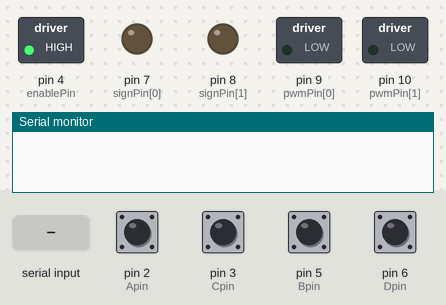
Bench run of a sketch on a simulated Arduino Uno, built with avr-gcc and run on an emulated ATmega328P. Shown: switched loads named in the sketch (green lamp = pin HIGH), output pins drawn as LEDs (lit = HIGH), the last lines printed to the serial monitor. The test bench sets the inputs (shaded band); at power-on: pin 2 (Apin), pin 3 (Cpin), pin 5 (Bpin), pin 6 (Dpin) HIGH.

Above: at 1.2 s.
1.3 s: pin 3 (Cpin) pulled LOW for 0.15 s
At 1.8 s:
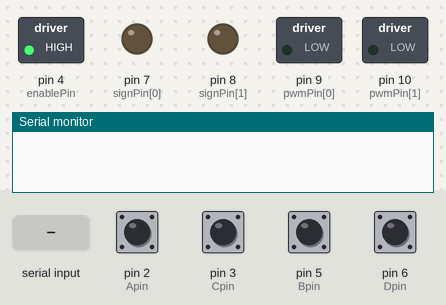
2.9 s: "W" received over Serial
At 3.3 s:
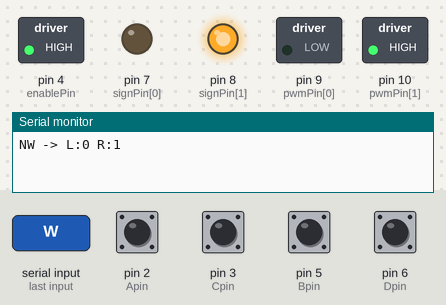
4.4 s: pin 2 (Apin) pulled LOW for 1 s
At 6.4 s:
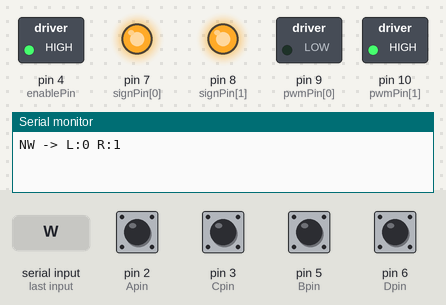
6.9 s: "N" received over Serial
At 7.7 s:
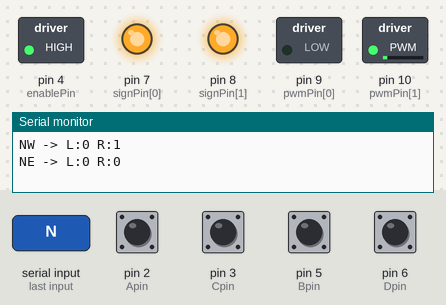
8.4 s: pin 5 (Bpin) pulled LOW for 0.15 s
At 8.48 s:
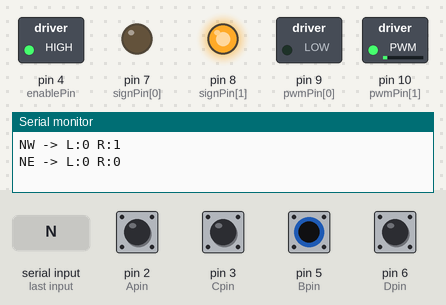
10.0 s: "S" received over Serial
At 11.4 s:
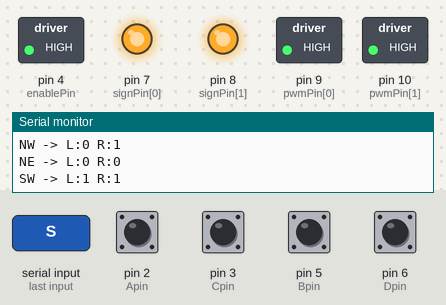
Timing chart, 0 to 12.5 s (numbered marks = the images above; inputs shaded):
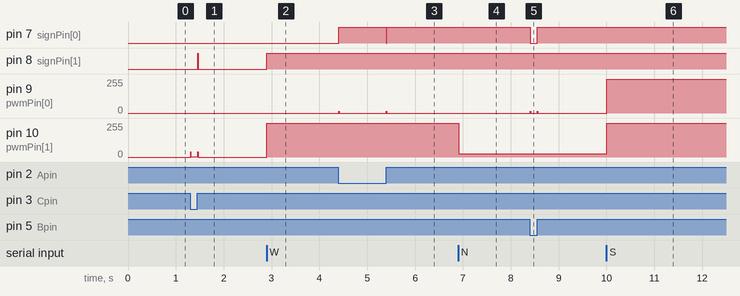

Measured:
- after the input at 1.3 s, pin 8 (signPin[1]): LOW → HIGH after 0.16 s, → LOW 0.01 s later; pin 10 (pwmPin[1]): 0/255 → 2/255 at once, → 0/255 0.15 s later
- after the input at 2.9 s, pin 8 (signPin[1]): LOW → HIGH at once; pin 10 (pwmPin[1]): 0/255 → 255/255 at once
- after the input at 4.4 s, pin 7 (signPin[0]): LOW → HIGH at once, → LOW 0.99 s later, → HIGH 0.01 s later; pin 9 (pwmPin[0]): 0/255 → 13/255 at once, → 0/255 0.01 s later, → 12/255 0.98 s later, → 0/255 0.01 s later
- after the input at 6.9 s, pin 10 (pwmPin[1]): 255/255 → 26/255 at once
- after the input at 8.4 s, pin 7 (signPin[0]): HIGH → LOW at once, → HIGH 0.15 s later; pin 9 (pwmPin[0]): 0/255 → 13/255 at once, → 0/255 0.01 s later, → 12/255 0.14 s later, → 0/255 0.01 s later
- after the input at 10.0 s, pin 9 (pwmPin[0]): 0/255 → 255/255 at once; pin 10 (pwmPin[1]): 26/255 → 255/255 at once

The sketch:

tmp_mini_demo.ino
```cpp
// Name: Tomas Padilla
// Class: EENG350 F26 Team 2 - Controls
// Date: 10/04/2026
// Purpose: Implements a PI controller for two motors on the robot to spin the wheels to their correct
// locations given a input of a "quadrant region" from the CV scanner. Utilizes an anti-windup to prevent
// overshoot upon start of wheel motion.
// !!! READ -> Lines 105-130 are remnants from testing and should be removed/changed to agree with communication with the Pi

// Motor control pins
int enablePin = 4;
int signPin[2] = {7,8};
int pwmPin[2] = {9,10};

// Encoder pins
const int Apin = 2; // m1 interrupt
const int Bpin = 5; // m1 digital
const int Cpin = 3; // m2 interrupt
const int Dpin = 6; // m2 digital

// Encoder counts
volatile long rotation_count = 0;
volatile long rotation_count2 = 0;

// Timing variables
unsigned long desired_Ts_ms = 10; // sample time in ms
unsigned long last_time_ms;
unsigned long start_time_ms;
float current_time;
float Ts = desired_Ts_ms / 1000.0; // sample period

// Encoder math
long prev_pos1_counts = 0;
long prev_pos2_counts = 0;

// Control
float target_pos = 0;
float desired_speed[2] = {0,0};
float actual_speed[2] = {0,0};
float desired_pos[2] = {0,0};
float actual_pos[2] = {0,0};
float integral_error[2] = {0,0};
float Kp_pos = 7;
float Ki_pos = 0.2;
float pos_error[2] = {0,0};
float Kp = 2;
float base_PWM = 60;
float Battery_Voltage = 7.8;
float error[2] = {0,0};
float Voltage[2] = {0,0};
unsigned int PWM[2] = {0,0};

void setup() {
  pinMode(enablePin, OUTPUT);
  pinMode(signPin[0], OUTPUT);
  pinMode(signPin[1], OUTPUT);
  pinMode(pwmPin[0], OUTPUT);
  pinMode(pwmPin[1], OUTPUT);

  digitalWrite(enablePin, HIGH);
  digitalWrite(signPin[0], HIGH);
  digitalWrite(signPin[1], HIGH);

  // establish 115200 baud rate
  Serial.begin(115200);

  pinMode(Apin, INPUT_PULLUP);
  pinMode(Bpin, INPUT_PULLUP);
  pinMode(Cpin, INPUT_PULLUP);
  pinMode(Dpin, INPUT_PULLUP);

  attachInterrupt(digitalPinToInterrupt(Apin), encoder1ISR, CHANGE);
  attachInterrupt(digitalPinToInterrupt(Cpin), encoder2ISR, CHANGE);

  last_time_ms = millis();
  start_time_ms = last_time_ms;
}

void loop() {
  long pos1_counts;
  long pos2_counts;
  float pos1_rad;
  float pos2_rad;

  pos1_counts = MyEnc();
  pos2_counts = MyEnc2();

  // speed calculations: (final pos - inital pos) / time
  actual_speed[0] = (2*PI*(float)(pos1_counts - prev_pos1_counts) / 3200) / Ts;
  actual_speed[1] = (2*PI*(float)(pos2_counts - prev_pos2_counts) / 3200) / Ts;

  // declaring variables for next cycle speed caluclations
  prev_pos1_counts = pos1_counts;
  prev_pos2_counts = pos2_counts;

  // counts -> radians conversion calculation
  pos1_rad = 2*PI*(float)pos1_counts / 3200;
  pos2_rad = 2*PI*(float)pos2_counts / 3200;

  actual_pos[0] = pos1_rad;
  actual_pos[1] = pos2_rad;

  // time in seconds
  current_time = float(last_time_ms - start_time_ms) / 1000;

  // Quadrant input testing via serial monitor
  if (Serial.available() > 0) {
    char quadrant = Serial.read();
    switch (quadrant) {
      case 'N': // NE: L=0, R=0
        desired_pos[0] = 0.0;
        desired_pos[1] = 0.0;
        Serial.println("NE -> L:0 R:0");
        break;
      case 'W': // NW: L=0, R=1
        desired_pos[0] = 0.0;
        desired_pos[1] = 3.14159;
        Serial.println("NW -> L:0 R:1");
        break;
      case 'S': // SW: L=1, R=1
        desired_pos[0] = 3.14159;
        desired_pos[1] = 3.14159;
        Serial.println("SW -> L:1 R:1");
        break;
      case 'E': // SE: L=1, R=0
        desired_pos[0] = 3.14159;
        desired_pos[1] = 0.0;
        Serial.println("SE -> L:1 R:0");
        break;
    }
  }

  // Motor integral control
  for(int i = 0; i < 2; i++) {
    pos_error[i] = desired_pos[i] - actual_pos[i];
    integral_error[i] = integral_error[i] + pos_error[i]*((float)desired_Ts_ms /1000);

    // Anti-windup
    if (integral_error[i] > 2.0) {
      integral_error[i] = 2.0;
    }
    if (integral_error[i] < -2.0) {
      integral_error[i] = -2.0;
    }

    desired_speed[i] = Kp_pos * pos_error[i] + Ki_pos * integral_error[i];

    error[i] = desired_speed[i] - actual_speed[i];
    Voltage[i] = Kp * error[i];

    if(Voltage[i] > 0) {
      digitalWrite(signPin[i], HIGH);
    } else {
      digitalWrite(signPin[i], LOW);
    }
    PWM[i] = (unsigned int)(255 * abs(Voltage[i]) / Battery_Voltage);
    analogWrite(pwmPin[i], min(PWM[i], 255));
  }

  while (millis() < last_time_ms + desired_Ts_ms) {
    // wait
  }
  last_time_ms = millis();
}

// ISR
void encoder1ISR(){
  noInterrupts();
  int thisA = digitalRead(Apin);
  int thisB = digitalRead(Bpin);

  if (thisA == thisB) {
    rotation_count += 2;
  } else {
    rotation_count -= 2;
  }
  interrupts();
}

void encoder2ISR(){
  noInterrupts();
  int thisC = digitalRead(Cpin);
  int thisD = digitalRead(Dpin);

  if (thisC == thisD) {
    rotation_count2 -= 2;
  } else {
    rotation_count2 += 2;
  }
  interrupts();
}

// Encoder reader, fixes counts by using 1 interrupt for encoder
int MyEnc(){
  long count;

  int thisA = digitalRead(Apin);
  int thisB = digitalRead(Bpin);

  count = rotation_count;

  if(thisA != thisB){
    count = rotation_count + 1;
  }

  return count;
}

// Encoder 2 reader, fixes counts by using 1 interrupt for encoder
int MyEnc2(){
  long count;

  int thisC = digitalRead(Cpin);
  int thisD = digitalRead(Dpin);

  count = rotation_count2;

  if(thisC != thisD){
    count = rotation_count2 + 1;
  }

  return count;
}
```
